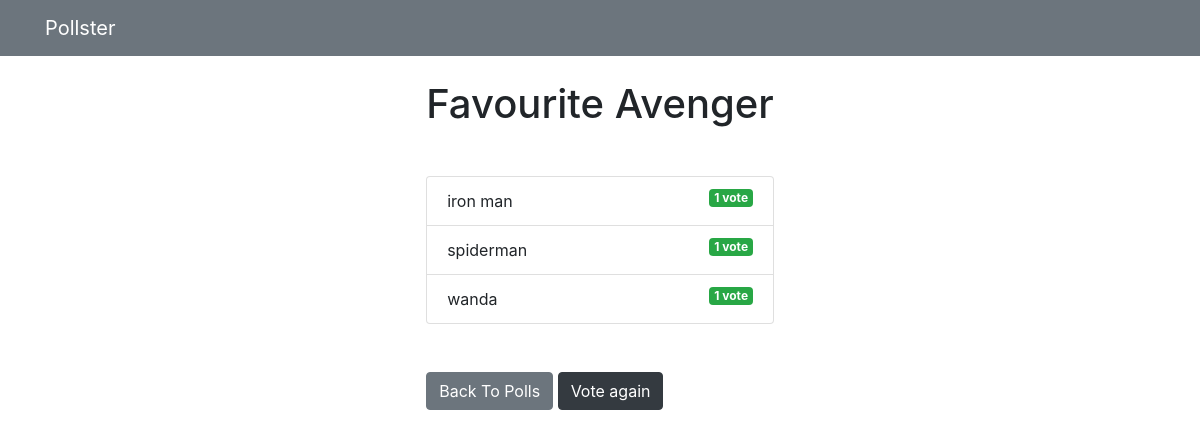
The page /polls/2/results/ on the database as committed earlier.
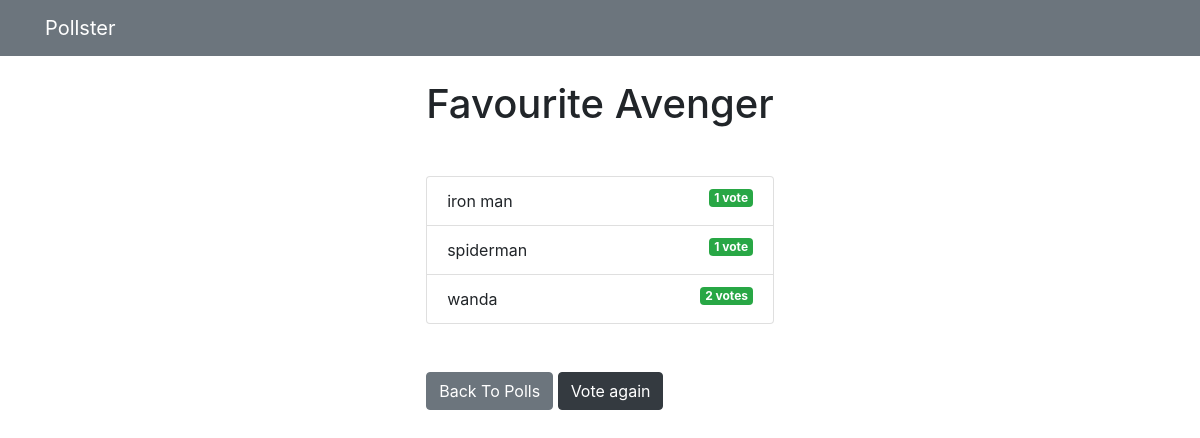
The same page on the database as committed later.
### polls/models.py (models this page shows, shortened)
class Question(models.Model):
    question_text = models.CharField(max_length=200)
    pub_date = models.DateTimeField('date published')

class Choice(models.Model):
    question = models.ForeignKey(Question, on_delete = models.CASCADE)
    choice_text = models.CharField(max_length = 200)
    votes = models.IntegerField(default = 0)

### polls/views.py (the view)
# urls.py: path('<int:question_id>/results/', views.results, name = 'results'),
def results(request, question_id):
    question = get_object_or_404(Question, pk = question_id)
    return render(request, 'polls/results.html', {'question': question})

### templates/polls/results.html
{% extends 'base.html' %}
{% block content %}
<h1 class="mb-5 text-center">{{ question.question_text }}</h1>
<ul class="list-group mb-5">
    {% for choice in question.choice_set.all %}
    <li class="list-group-item">
        {{ choice.choice_text }} <span class="badge badge-success float-right">{{ choice.votes }}
            vote{{ choice.votes | pluralize }}</span>
    </li>
    {% endfor %}
</ul>
<a class="btn btn-secondary" href="{% url 'polls:index' %}">Back To Polls</a>
<a class="btn btn-dark" href="{% url 'polls:detail' question.id %}">Vote again</a>
{% endblock %}

### templates/base.html (shortened to what this page needs)
<!DOCTYPE html>
<html lang="en">
<head>
    <link rel="stylesheet" href="https://stackpath.bootstrapcdn.com/bootstrap/4.4.1/css/bootstrap.min.css"
>
</head>
<body>
    {% include 'partials/_navbar.html' %}
    <div class="container">
        <div class="row">
            <div class=".col-md-6 m-auto">
                {% block content %}{% endblock%}
            </div>
        </div>
    </div>
</body>
</html>

### templates/partials/_navbar.html
<nav class="navbar navbar-dark bg-secondary mb-4">
    <div class="container">
        <a class="navbar-brand" href="/">Pollster</a>
    </div>
</nav>

Rows that differ between the two databases and show on the page:
changed Choice "wanda": votes "1" → "2"; votes|pluralize (not shown) → "s"
